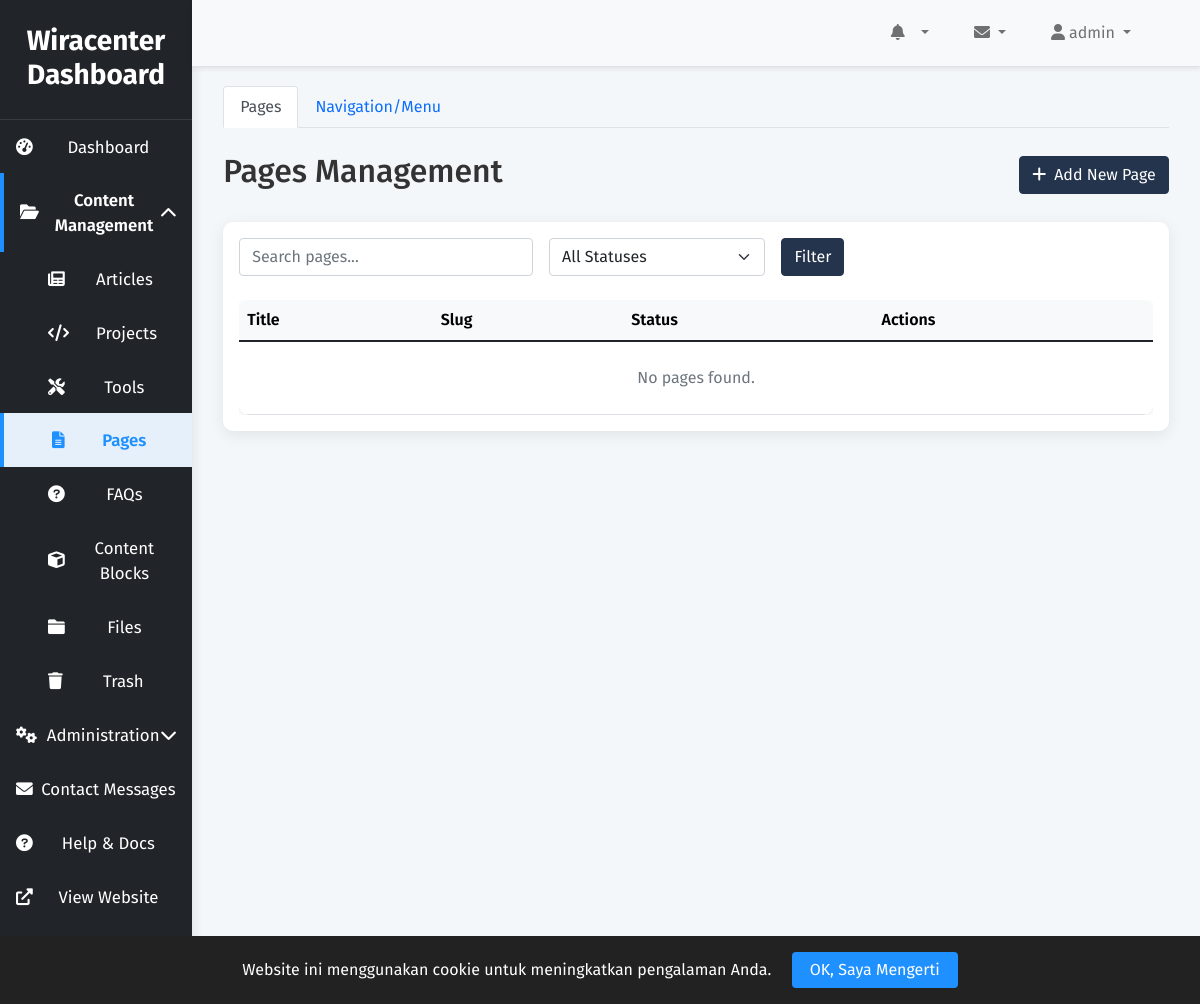
The page /admin/pages.php (signed in) on the database as committed earlier.
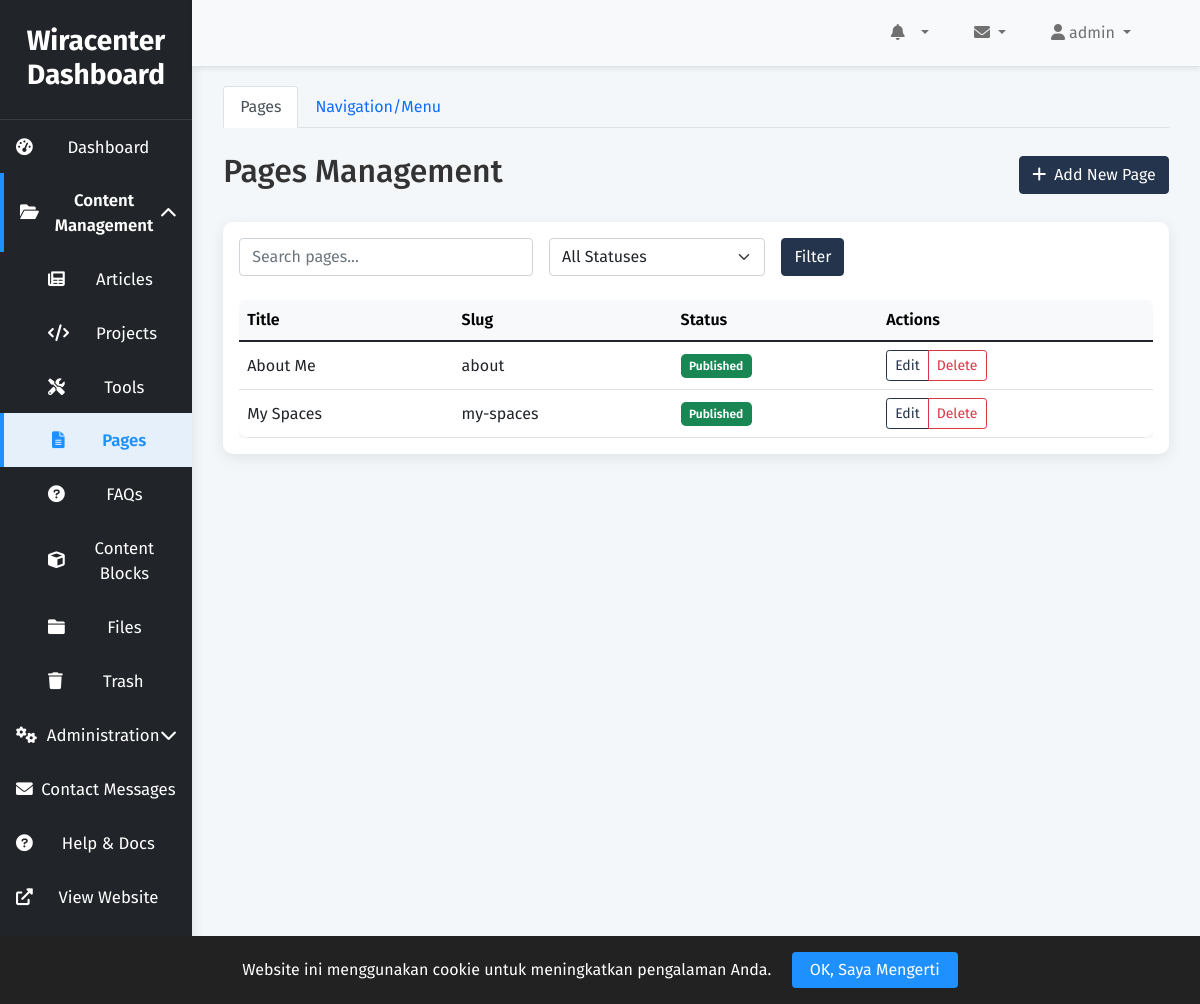
The same page on the database as committed later.
### tables this page shows
CREATE TABLE IF NOT EXISTS `pages` (
    `id` INT AUTO_INCREMENT PRIMARY KEY,
    `title` VARCHAR(255) NOT NULL,
    `slug` VARCHAR(255) NOT NULL UNIQUE,
    `content` TEXT NOT NULL,
    `status` ENUM('draft', 'published') DEFAULT 'draft',
    `created_by` INT,
    `created_at` TIMESTAMP DEFAULT CURRENT_TIMESTAMP,
    `updated_at` TIMESTAMP DEFAULT CURRENT_TIMESTAMP ON UPDATE CURRENT_TIMESTAMP,
    `deleted_at` DATETIME DEFAULT NULL,
    CONSTRAINT `fk_pages_created_by` FOREIGN KEY (`created_by`) REFERENCES `users`(`id`) ON DELETE SET NULL,
    INDEX `idx_pages_status` (`status`),
    INDEX `idx_pages_slug` (`slug`)
);

### admin/pages.php (the view, shortened to what this page needs)
<?php
include 'includes/header.php';
$db = new Database();
$conn = $db->connect();
$tab = $_GET['tab'] ?? 'pages';
$action = $_GET['action'] ?? 'list';
$pages = [];
if ($tab === 'pages') {
    if ($action == 'list') {
        $sql = "SELECT * FROM pages WHERE deleted_at IS NULL";
        $params = [];
        $sql .= " ORDER BY created_at DESC";
        $stmt = $conn->prepare($sql);
        $stmt->execute($params);
        $pages = $stmt->fetchAll(PDO::FETCH_ASSOC);
    }
}
?>
<div class="container-fluid">
    <ul class="nav nav-tabs mb-4" id="pagesNavTabs" role="tablist">
        <li class="nav-item" role="presentation">
            <a class="nav-link<?php echo $tab === 'pages' ? ' active' : ''; ?>" href="?tab=pages">Pages</a>
        </li>
        <li class="nav-item" role="presentation">
            <a class="nav-link<?php echo $tab === 'navigation' ? ' active' : ''; ?>" href="?tab=navigation">Navigation/Menu</a>
        </li>
    </ul>
    <?php if ($tab === 'pages'): ?>
        <?php if ($action == 'list'): ?>
            <div class="d-flex justify-content-between align-items-center mb-4">
                <h1 class="h2">Pages Management</h1>
                <a href="?tab=pages&action=new" class="btn btn-primary">
                    <i class="fas fa-plus me-2"></i>Add New Page
                </a>
            </div>
            <div class="card mb-4">
                <div class="card-body">
                    <form method="GET" class="row g-3 align-items-center mb-4">
                        <div class="col-md-4">
                            <input type="text" name="search" class="form-control" placeholder="Search pages..." value="<?php echo $_GET['search'] ?? ''; ?>">
                        </div>
                        <div class="col-md-3">
                            <select name="status_filter" class="form-select">
                                <option value="">All Statuses</option>
                            </select>
                        </div>
                        <div class="col-md-auto">
                            <button type="submit" class="btn btn-primary">Filter</button>
                        </div>
                    </form>
                    <div class="table-responsive">
                        <table class="table table-hover mb-0">
                            <thead class="table-primary">
                                <tr>
                                    <th>Title</th>
                                    <th>Slug</th>
                                    <th>Status</th>
                                    <th>Actions</th>
                                </tr>
                            </thead>
                            <tbody>
                                <?php if ($pages): ?>
                                    <?php foreach ($pages as $item): ?>
                                        <tr>
                                            <td><?php echo htmlspecialchars_decode($item['title']); ?></td>
                                            <td><?php echo htmlspecialchars($item['slug']); ?></td>
                                            <td><span class="badge bg-<?php echo $item['status'] == 'published' ? 'success' : 'secondary'; ?>"><?php echo ucfirst($item['status']); ?></span></td>
                                            <td>
                                                <div class="btn-group btn-group-sm">
                                                    <a href="?tab=pages&action=edit&id=<?php echo $item['id']; ?>" class="btn btn-outline-primary">Edit</a>
                                                    <a href="?tab=pages&action=delete&id=<?php echo $item['id']; ?>" class="btn btn-outline-danger delete-btn" data-item="page">Delete</a>
                                                </div>
                                            </td>
                                        </tr>
                                    <?php endforeach; ?>
                                <?php else: ?>
                                    <tr>
                                        <td colspan="4" class="text-center text-muted py-4">No pages found.</td>
                                    </tr>
                                <?php endif; ?>
                            </tbody>
                        </table>
                    </div>
                </div>
            </div>
        <?php endif; ?>
    <?php endif; ?>
</div>
<?php include 'includes/footer.php'; ?>

Rows that differ between the two databases and show on the page:
added pages: title "About Me", slug "about", status "Published"
added pages: title "My Spaces", slug "my-spaces", status "Published"
Other text that changed with them:
text no longer shown: "No pages found."
